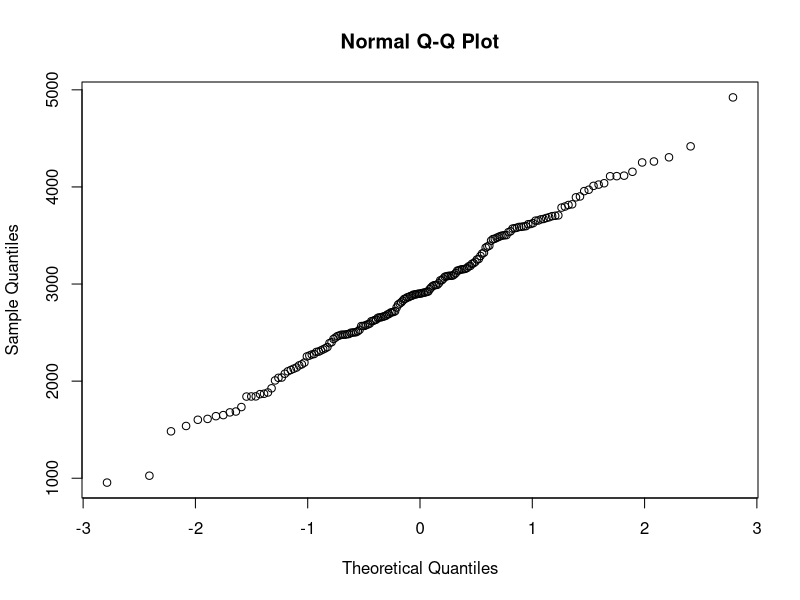
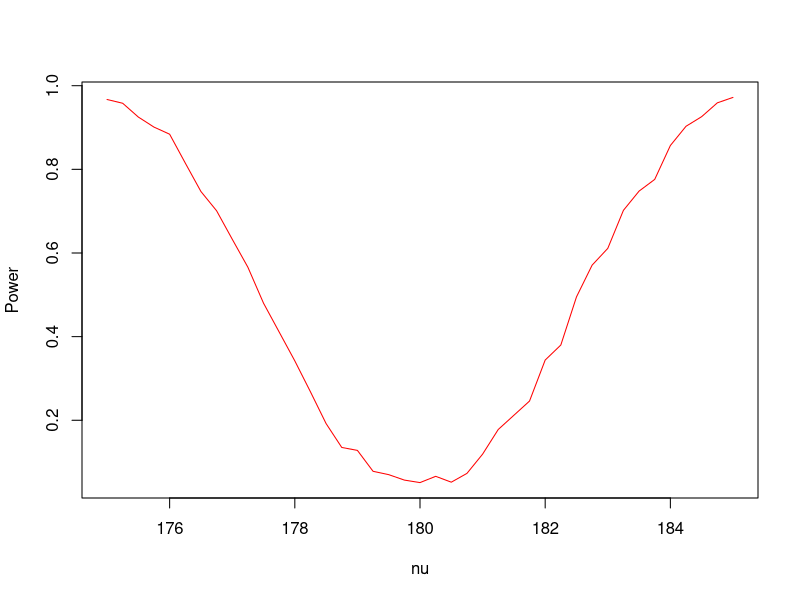
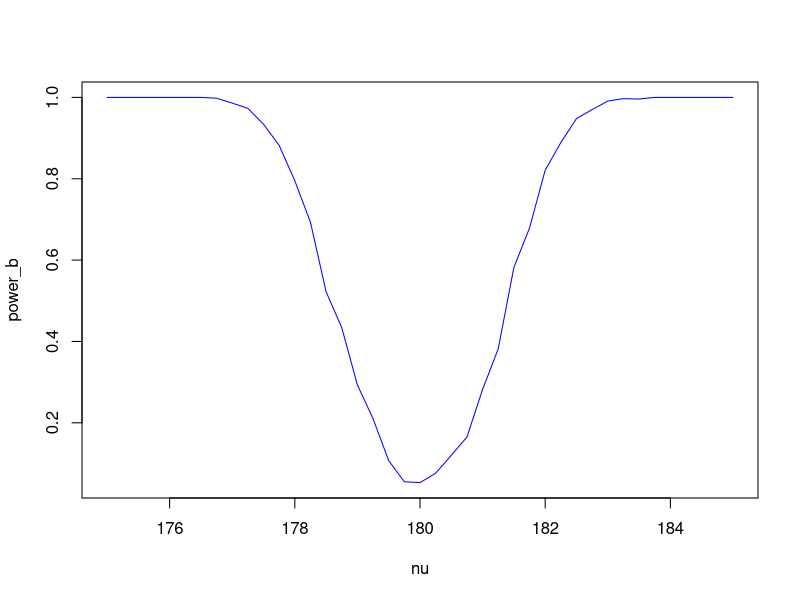
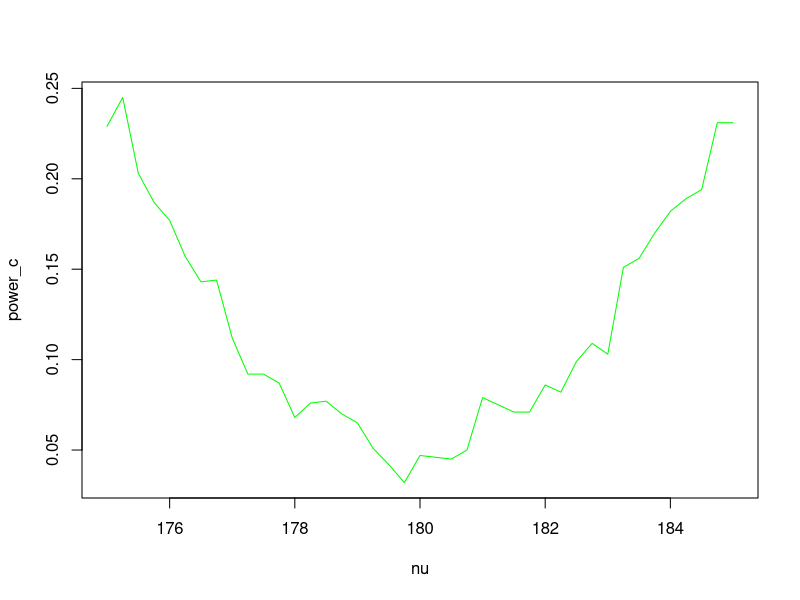
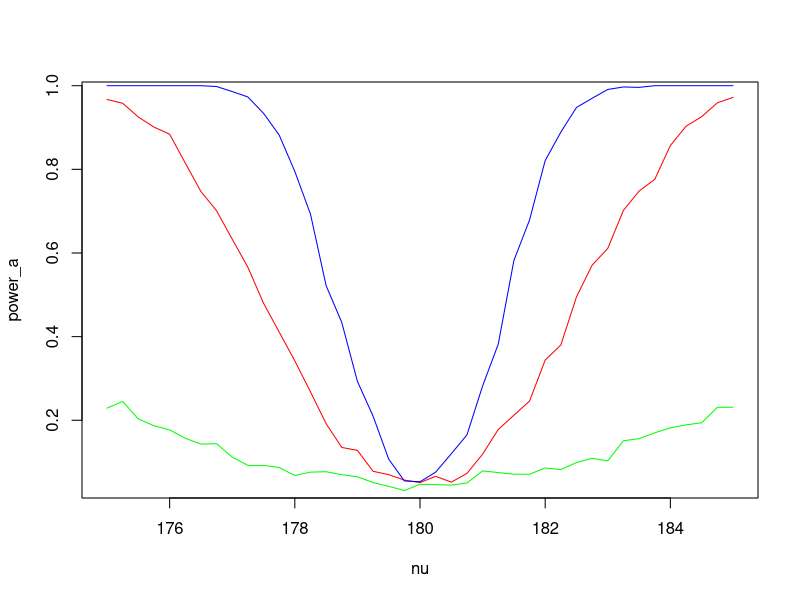
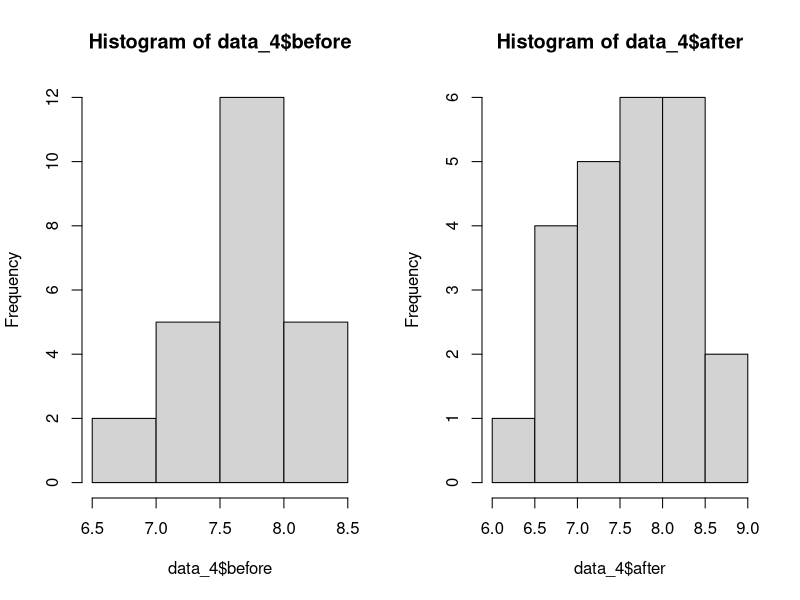
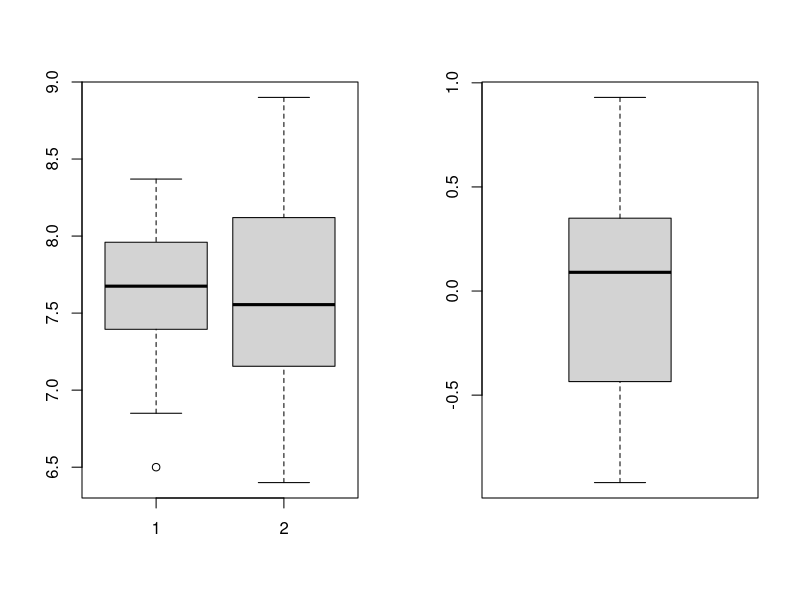
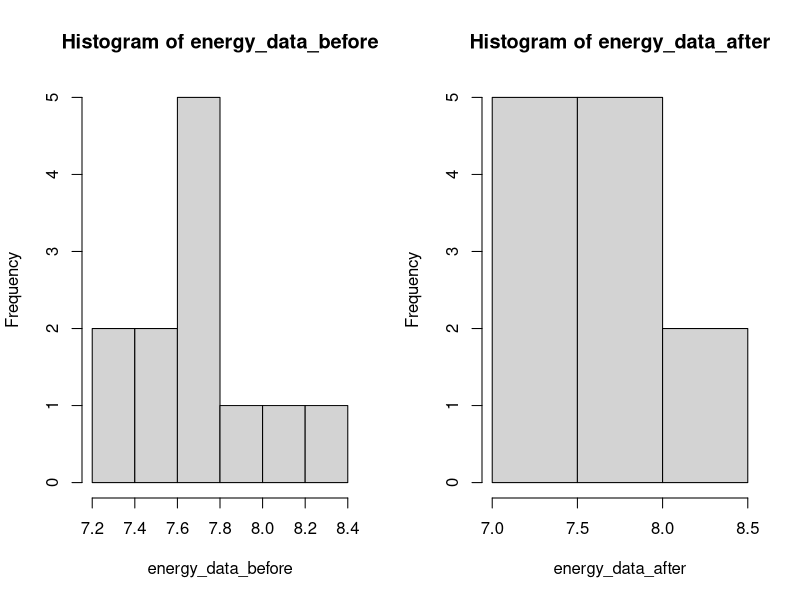

Generate these figures, in order, with R:
## ---- chunk 1
knitr::opts_chunk$set(echo = TRUE)
## ---- chunk 2
data = read.table(file="birthweight.txt", header=TRUE)#Read the data from the file
qqnorm(data$birthweight)#Create a QQ plot to check the normality of the data
## ---- chunk 3
data_mean = mean(data$birthweight)#Compute the estimate point for mu 
cat("mu =", data_mean)
## ---- chunk 4
error = qt(0.95, df=length(data$birthweight) - 1) * sd(data$birthweight) / sqrt(length(data$birthweight))#Compute the error for a 90% confidence interval
upper_bound = data_mean + error#Compute the upper bound of the confidence interval
lower_bound = data_mean - error#Compute the lower bound of te confidence interval
cat("90% confidence interval = (", lower_bound,",", upper_bound, ")")
## ---- chunk 5
t.test(data$birthweight, mu=2800, alternative="greater")#Compute the t-test to check if the mean is bigger than 2800
## ---- chunk 6
t.test(data$birthweight)
t.test(data$birthweight, conf.level=0.9)
## ---- chunk 7
#Initialize the variables that are going to be used to calculate the power
n = m = 30
mu = 180
nu = 175
sd = 5
B = 1000
p = numeric(B)

#Calculate the p-value for a "B" number of times
for(b in 1:B){
  x = rnorm(n, mu, sd)#Initialize "n" data points from a normal distribution with a mean "mu" and a standard deviation "sd".
  y = rnorm(m, nu, sd)#Initialize "m" data points from a normal distribution with a mean "nu" and a standard deviation "sd".
  p[b] = t.test(x, y, var.equal=TRUE)[[3]]#Obtain the p-value after doing the t-test
}
power = mean(p<0.05)#Calculate the power function
cat("The power of the test is equal with:", power)
## ---- chunk 8
#Initialize the variables that are going to be used to calculate the power
n = m = 30
mu = 180
nu = 175
sd = 5
B = 1000
p = numeric(B)
nu = seq(175, 185, by=0.25)
power_a = numeric(length(nu))

#Calculate the power for each "nu" value
for(i in 1:length(nu)){
  #Calculate the p-value for a "B" number of times
  for(b in 1:B){
    x = rnorm(n, mu, sd)#Initialize "n" data points from a normal distribution with a mean "mu" and a standard deviation "sd".
    y = rnorm(m, nu[i], sd)#Initialize "m" data points from a normal distribution with a mean "nu" and a standard deviation "sd".
    p[b] = t.test(x, y, var.equal=TRUE)[[3]]#Obtain the p-value after doing the t-test
  }
  power_a[i] = mean(p<0.05)#Calculate the power function of a particular value of "nu"
}
plot(nu, power_a, type="l", col="red", ylab="Power")#Plot the power as a function of "nu"
## ---- chunk 9
#Initialize the variables that are going to be used to calculate the power
n = m = 100
mu = 180
nu = 175
sd = 5
B = 1000
p = numeric(B)
nu = seq(175, 185, by=0.25)
power_b = numeric(length(nu))

#Calculate the power for each "nu" value
for(i in 1:length(nu)){
  #Calculate the p-value for a "B" number of times
  for(b in 1:B){
    x = rnorm(n, mu, sd)#Initialize "n" data points from a normal distribution with a mean "mu" and a standard deviation "sd".
    y = rnorm(m, nu[i], sd)#Initialize "m" data points from a normal distribution with a mean "nu" and a standard deviation "sd".
    p[b] = t.test(x, y, var.equal=TRUE)[[3]]#Obtain the p-value after doing the t-test
  }
  power_b[i] = mean(p<0.05)#Calculate the power function of a particular value of "nu"
}
plot(nu, power_b, type="l", col="blue")#Plot the power as a function of "nu"
## ---- chunk 10
#Initialize the variables that are going to be used to calculate the power
n = m = 30
mu = 180
nu = 175
sd = 15
B = 1000
p = numeric(B)
nu = seq(175, 185, by=0.25)
power_c = numeric(length(nu))

#Calculate the power for each "nu" value
for(i in 1:length(nu)){
  #Calculate the p-value for a "B" number of times
  for(b in 1:B){
    x = rnorm(n, mu, sd)#Initialize "n" data points from a normal distribution with a mean "mu" and a standard deviation "sd".
    y = rnorm(m, nu[i], sd)#Initialize "m" data points from a normal distribution with a mean "nu" and a standard deviation "sd".
    p[b] = t.test(x, y, var.equal=TRUE)[[3]]#Obtain the p-value after doing the t-test
  }
  power_c[i] = mean(p<0.05)#Calculate the power function of a particular value of "nu"
}
plot(nu, power_c, type="l", col="green")#Plot the power as a function of "nu"
## ---- chunk 11
plot(nu, power_a, type="l", col="red")#Plot the power obtained from point "a" as a function of "nu"
points(nu, power_b, type="l", col="blue")#Plot the power obtained from point "b" as a function of "nu"
points(nu, power_c, type="l", col="green")#Plot the power obtained from point "c" as a function of "nu"
## ---- chunk 12
data_4 = read.table(file="run.txt", header=TRUE)
par(mfrow=c(1,2))
hist(data_4$before)
hist(data_4$after)
## ---- chunk 13
par(mfrow=c(1,2))
boxplot(data_4$before, data_4$after)
boxplot(data_4$before - data_4$after)
## ---- chunk 14
t.test(data_4$before, data_4$after, paired=TRUE)
t.test(data_4$before - data_4$after)
## ---- chunk 15
energy_data_before = data_4$before[data_4[,3] == "energy"]
energy_data_after = data_4$after[data_4[,3] == "energy"]
par(mfrow=c(1,2))
hist(energy_data_before)
hist(energy_data_after)
## ---- chunk 16
par(mfrow=c(1,2))
boxplot(energy_data_before, energy_data_after)
boxplot(energy_data_before - energy_data_after)
## ---- chunk 17
t.test(energy_data_before, energy_data_after, paired=TRUE)
t.test(energy_data_before - energy_data_after)
## ---- chunk 18
lemo_data_before = data_4$before[data_4[,3] == "lemo"]
lemo_data_after = data_4$after[data_4[,3] == "lemo"]
par(mfrow=c(1,2))
hist(lemo_data_before)
hist(lemo_data_after)
## ---- chunk 19
par(mfrow=c(1,2))
boxplot(lemo_data_before, lemo_data_after)
boxplot(lemo_data_before - lemo_data_after)
## ---- chunk 20
t.test(lemo_data_before, lemo_data_after, paired=TRUE)
t.test(lemo_data_before - lemo_data_after)
## ---- chunk 21
child_time = numeric(length(data_4$before))
for(i in 1:length(data_4$before)){
  child_time[i] =  data_4$before[i] - data_4$after[i]
}

lemo_child_time = child_time[data_4[,3] == "lemo"]
energy_child_time = child_time[data_4[,3] == "energy"]

par(mfrow=c(1,2))
hist(lemo_child_time)
hist(energy_child_time)
## ---- chunk 22
par(mfrow=c(1,2))
boxplot(lemo_child_time, energy_child_time)
boxplot(lemo_child_time - energy_child_time)
## ---- chunk 23
t.test(lemo_child_time, energy_child_time, paired=TRUE)
t.test(lemo_child_time - energy_child_time)
## ---- chunk 24
data("chickwts")
meatmeal = chickwts$weight[chickwts$feed == "meatmeal"]
sunflower = chickwts$weight[chickwts$feed == "sunflower"]
boxplot(meatmeal, sunflower, names=c("meatmeal", "sunflower"))
## ---- chunk 25
t.test(meatmeal, sunflower, paired=FALSE)
## ---- chunk 26
wilcox.test(meatmeal, sunflower)
## ---- chunk 27
ks.test(meatmeal,sunflower)
## ---- chunk 28
chickaov=lm(weight ~ feed, data=chickwts)
anova(chickaov)
## ---- chunk 29
library(ggplot2)
library(ggthemes)
library(dplyr)
cdata = tbl_df(chickwts)
cdata.wt.feed = cdata %>%
  ggplot(aes(x=feed, y=weight)) +
  geom_count(color="red") +
  labs(title="Relationship Between Chick Weight & Type of Feed",
       x="Feed Type", y="Weight in Grams") + 
  theme_calc()
cdata.wt.feed
## ---- chunk 30
caov = aov(weight~feed, data=chickwts)
plot(caov)
## ---- chunk 31
summary(caov)
## ---- chunk 32
kruskal.test(weight ~ feed, data=chickwts) 
